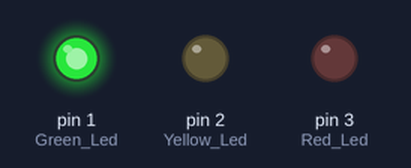
Recording of a sketch running on a simulated Arduino Uno, built with avr-gcc and run on an emulated ATmega328P. Parts: output pins drawn as LEDs (lit = HIGH).

Above: at 0.1 s.
At 30.1 s:
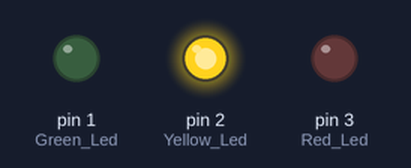
At 32.6 s:
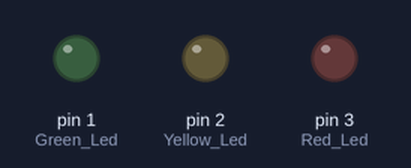
At 34.6 s:
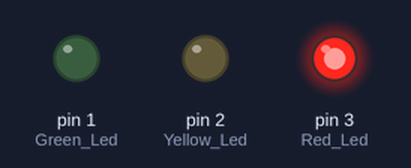
Timing chart, 0 to 36.1 s (numbered marks = the images above):
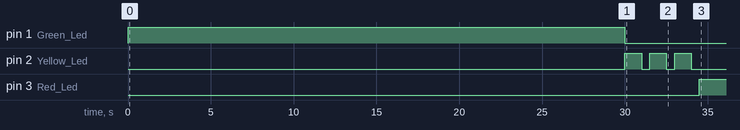

Measured:
- by itself, pin 1 (Green_Led): LOW → HIGH at 0.00 s, → LOW 30.0 s later
- by itself, pin 2 (Yellow_Led): LOW → HIGH at 30.0 s, → LOW 1.0 s later, → HIGH 0.50 s later, → LOW 1.0 s later, … (6 changes in this stretch)
- by itself, pin 3 (Red_Led): LOW → HIGH at 34.5 s

The sketch:

Traffic_Ligths.ino
```cpp
  const byte  Green_Led = 1;
  const byte  Yellow_Led = 2;
  const byte  Red_Led = 3;
void setup ()
{
  pinMode ( Green_Led , OUTPUT );
  pinMode ( Yellow_Led , OUTPUT );
  pinMode ( Red_Led , OUTPUT );
}
void loop ()
{
  digitalWrite ( Green_Led , HIGH );
  delay ( 30000 );                // green led light on 30 seconds
  digitalWrite ( Green_Led , LOW );         //green led off
  for (byte i=0 ; i<=2 ; i++ )    // Yellow Flash 3 times
 {
  digitalWrite ( Yellow_Led , HIGH ) ;
  delay ( 1000 ) ;
  digitalWrite ( Yellow_Led , LOW ) ;
  delay ( 500 ) ;
 }
 digitalWrite ( Red_Led , HIGH ) ;     //red led light on 30 seconds
 delay ( 30000 ) ;
 digitalWrite ( Red_Led , LOW ) ;
}
```
